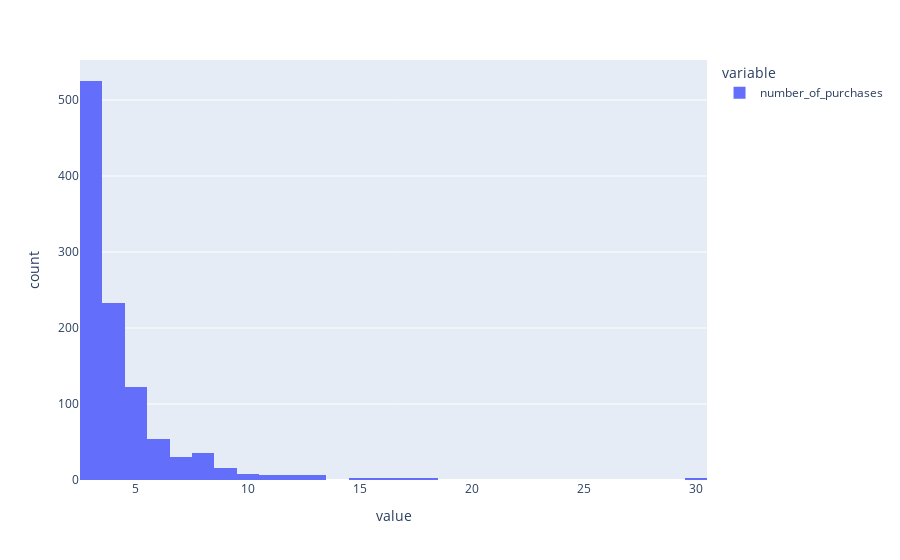

Here is the notebook cell this chart was saved with:
### Markdown cell above
##### Среди данных около 80% имеют единичные значения, еще 12% - две покупки, остальные восемь повторяющихся значений имеют от 3 до 30 покупок.

### Code cell
px.histogram(items_with_couple_days[items_with_couple_days.number_of_purchases > 2].number_of_purchases)

### Figure 1 — Plotly figure (JSON) as saved in the notebook; plotly's stock layout.template omitted (floating-point values rounded to 4 significant figures; data arrays with more than 128 entries replaced by an {"elided": "..."} marker saying what was removed)
{"data": [{"alignmentgroup": "True", "bingroup": "x", "hovertemplate": "variable=number_of_purchases<br>value=%{x}<br>count=%{y}<extra></extra>", "legendgroup": "number_of_purchases", "marker": {"color": "#636efa", "pattern": {"shape": ""}}, "name": "number_of_purchases", "offsetgroup": "number_of_purchases", "orientation": "v", "showlegend": true, "type": "histogram", "x": {"elided": "1055 int values"}, "xaxis": "x", "yaxis": "y"}], "layout": {"barmode": "relative", "legend": {"title": {"text": "variable"}, "tracegroupgap": 0}, "margin": {"t": 60}, "xaxis": {"anchor": "y", "domain": [0, 1], "title": {"text": "value"}}, "yaxis": {"anchor": "x", "domain": [0, 1], "title": {"text": "count"}}}}
